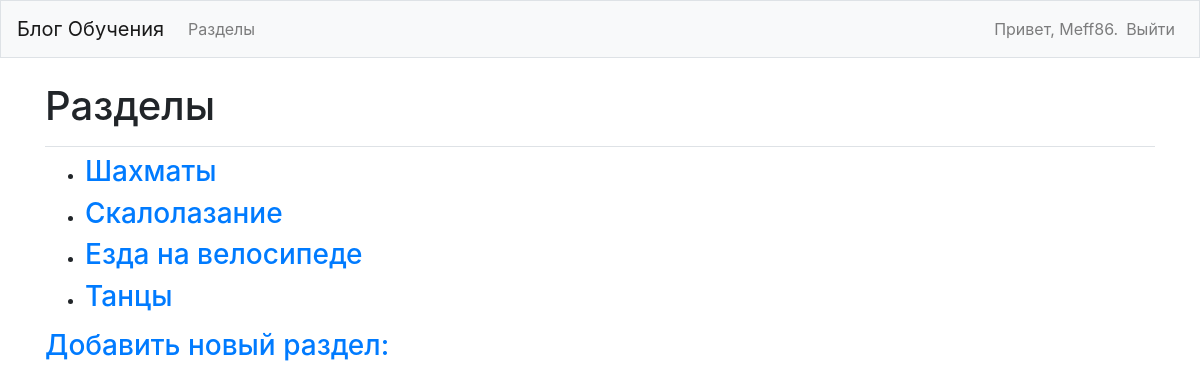
The page /topics/ (signed in) on the database its author committed.
### learnig_logs/models.py (models this page shows)
class Topic(models.Model):
    text = models.CharField(max_length=200)
    date_added = models.DateTimeField(auto_now_add=True)
    owner = models.ForeignKey(User, on_delete=models.CASCADE)
    def __str__(self):
        return self.text

### learnig_logs/views.py (the view)
# urls.py: path('topics/', views.topics, name='topics'),
@login_required
def topics(request):
    topics = Topic.objects.filter(owner=request.user).order_by('date_added')
    context = {'topics': topics}
    return render(request, 'learnig_logs/topics.html', context)

### learnig_logs/templates/learnig_logs/topics.html (shortened to what this page needs)
<!DOCTYPE html>
<html lang="en">
<head>
</head>
<body>
{% extends "learnig_logs/base.html" %}
{% block page_header %}
  <h1>Разделы</h1>
{% endblock page_header %}
{% block content %}
  <ul>
    {% for topic in topics %}
      <li><h3>
        <a href = "{% url 'learnig_logs:topic' topic.id %}">{{ topic }}</a>
      </h3></li>
    {% empty %}
     <h3><li>Нет постов в этом разделе.</h3></li>
    {% endfor %}
  </ul>
<h3><a href="{% url 'learnig_logs:new_topic' %}">Добавить новый раздел:</a></h3>
{% endblock content %}

### learnig_logs/templates/learnig_logs/base.html (shortened to what this page needs)
{% load bootstrap4 %}
<!doctype html>
<html lang="en">
<head>
  {% bootstrap_css %}
</head>
<body>
  <nav class="navbar navbar-expand-md navbar-light bg-light mb-4 border">
    <a class="navbar-brand" href="{% url 'learnig_logs:index' %}">
      Блог Обучения</a>
    <div class="collapse navbar-collapse" id="navbarCollapse">
      <ul class="navbar-nav mr-auto">
        <li class="nav-item">
          <a class="nav-link" href="{% url 'learnig_logs:topics'%}">
              Разделы</a></li>
      </ul>
      <ul class="navbar-nav ml-auto">
        {% if user.is_authenticated %}
          <li class="nav-item">
            <span class="navbar-text">Привет, {{ user.username }}.</span>
          </li>
          <li class="nav-item">
            <a class="nav-link" href="{% url 'users:logout' %}">Выйти</a>
          </li>
        {% else %}
          <li class="nav-item">
            <a class="nav-link" href="{% url 'users:register' %}">Зарегистрироваться</a>
          </li>
          <li class="nav-item">
            <a class="nav-link" href="{% url 'users:login' %}">Войти</a></li>
        {% endif %}
      </ul>
    </div>
  </nav>
  <main role="main" class="container">
    <div class="pb-2 mb-2 border-bottom">
      {% block page_header %}{% endblock page_header %}
    </div>
    <div>
      {% block content %}{% endblock content %}
    </div>
  </main>
</body>
</html>

### rows shown on the page
Topic: text "Шахматы"
Topic: text "Скалолазание"
Topic: text "Езда на велосипеде"
Topic: text "Танцы"

### other values the page prints
{{ user.username }} "Meff86"
